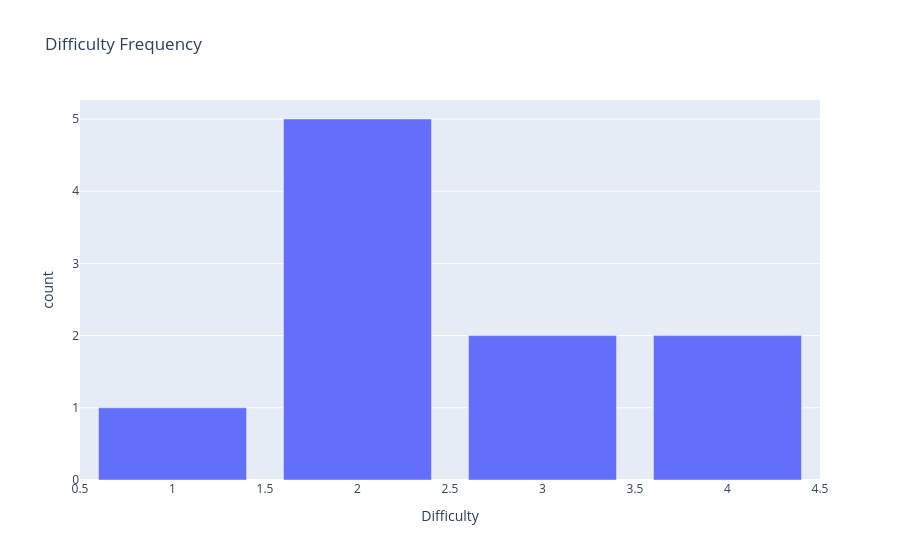

Source (notebook cell):
### Code cell
difficulty_freq = df_with_emb2['Difficulty'].value_counts().sort_index()
px.bar(difficulty_freq, y='count', title='Difficulty Frequency')

### Figure 1 — Plotly figure (JSON) as saved in the notebook; plotly's stock layout.template omitted (floating-point values rounded to 4 significant figures)
{"data": [{"hovertemplate": "Difficulty=%{x}<br>count=%{y}<extra></extra>", "legendgroup": "", "marker": {"color": "#636efa", "pattern": {"shape": ""}}, "name": "", "orientation": "v", "showlegend": false, "textposition": "auto", "type": "bar", "x": [1.0, 2.0, 3.0, 4.0], "xaxis": "x", "y": [1, 5, 2, 2], "yaxis": "y"}], "layout": {"barmode": "relative", "legend": {"tracegroupgap": 0}, "title": {"text": "Difficulty Frequency"}, "xaxis": {"anchor": "y", "domain": [0, 1], "title": {"text": "Difficulty"}}, "yaxis": {"anchor": "x", "domain": [0, 1], "title": {"text": "count"}}}}
